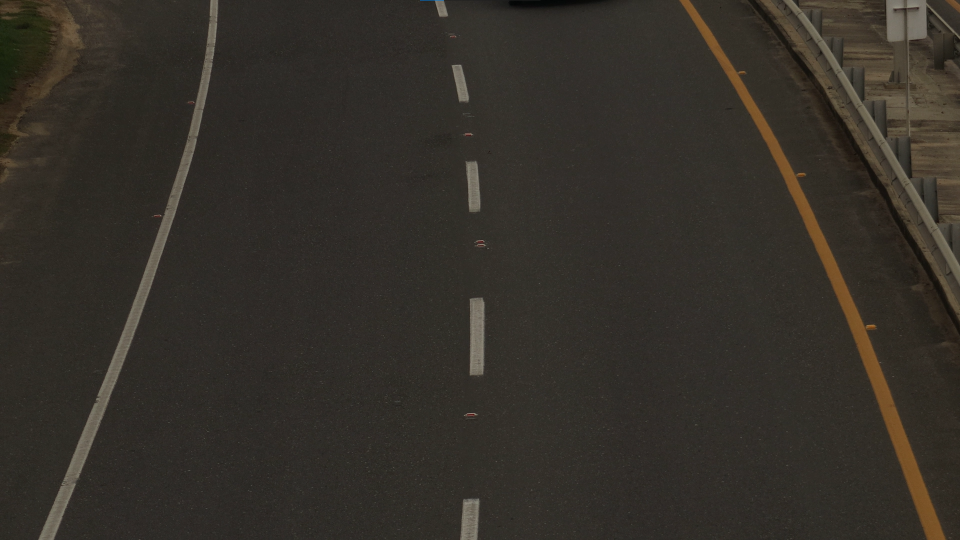
#> input picture highway.png, 1920 x 1080 px (shown at 1/2 size)
$ python -i lane_detection.py   (imports and definitions only)
#> lines starting #> are read from the running program, lines starting #| are printed output that depends on the picture; after the words box and inside, x2 and y2 are one past the last pixel; in counts of white or black regions, pixels touching at a corner belong together
#> further down, picture is the input picture: shape (1080, 1920, 3); mean B, G, R 41, 47.8, 52.2
import cv2
import numpy as np
import torch
from scipy.interpolate import splprep, splev

# Cargar el modelo preentrenado de YOLOv5 para la detección de vehículos
# [1 line not run here, left out]

# Función para calcular la pendiente de una línea
def calcular_pendiente(x1, y1, x2, y2):
    return (y2 - y1) / (x2 - x1) if (x2 - x1) != 0 else float('inf')

# Función para calcular el punto medio entre dos puntos
def punto_medio(p1, p2):
    return [(p1[0] + p2[0]) // 2, (p1[1] + p2[1]) // 2]

# Función para aplicar Canny Edge y ROI
def aplicar_canny_y_roi(frame):
    # Convertir a escala de grises
    gray = cv2.cvtColor(frame, cv2.COLOR_BGR2GRAY)
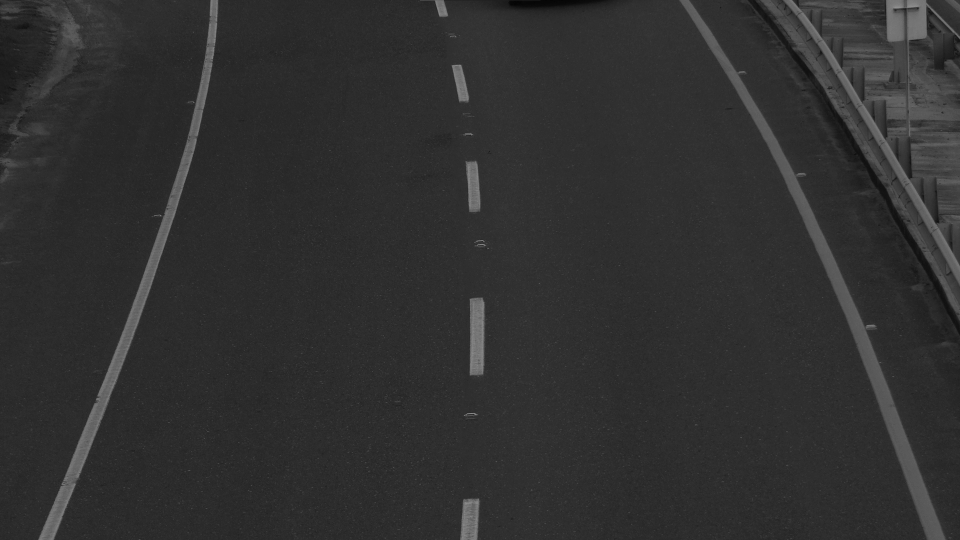
#> gray: shape (1080, 1920) (shown at 1/2 size); min 4, max 153, mean 48.4

    # Aplicar desenfoque Gaussiano
    blur = cv2.GaussianBlur(gray, (5, 5), 0)

    # Detectar bordes usando Canny
    edges = cv2.Canny(blur, 50, 150)
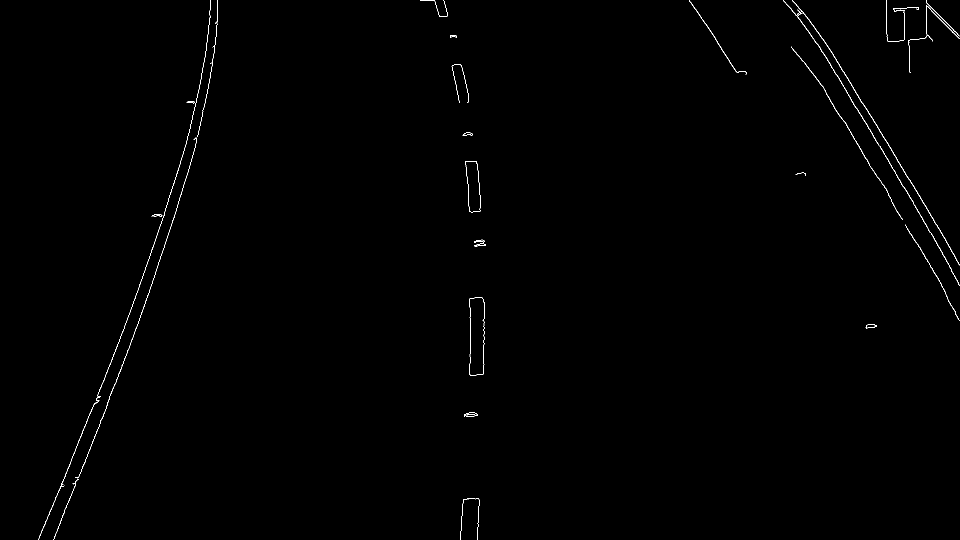
#> edges: shape (1080, 1920) (shown at 1/2 size); 0.37% white in thin lines or dots

    # Definir una región de interés (ROI)
    height = frame.shape[0]
#> height = 1080
    polygons = np.array([[(0, height), (frame.shape[1], height), (frame.shape[1] // 2, int(height * 0.6))]])
#> polygons = [[0, 1080], [1920, 1080], [960, 648]]
    mask = np.zeros_like(edges)
    cv2.fillPoly(mask, polygons, 255)
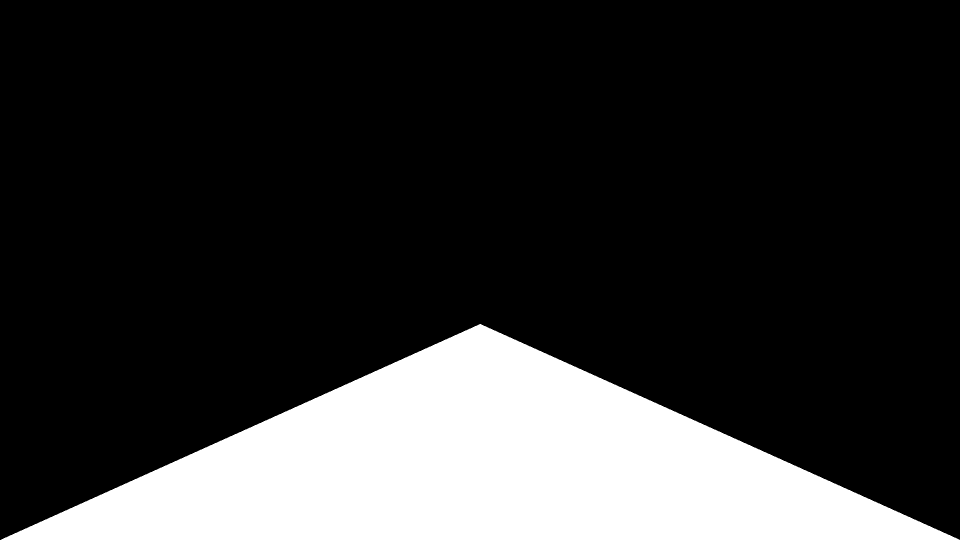
#> mask: shape (1080, 1920) (shown at 1/2 size); 20% white; 1 white region, box (x1, y1, x2, y2) and area: (2, 648, 1919, 1080) 414815

    # Aplicar la máscara a la imagen de bordes
    masked_edges = cv2.bitwise_and(edges, mask)
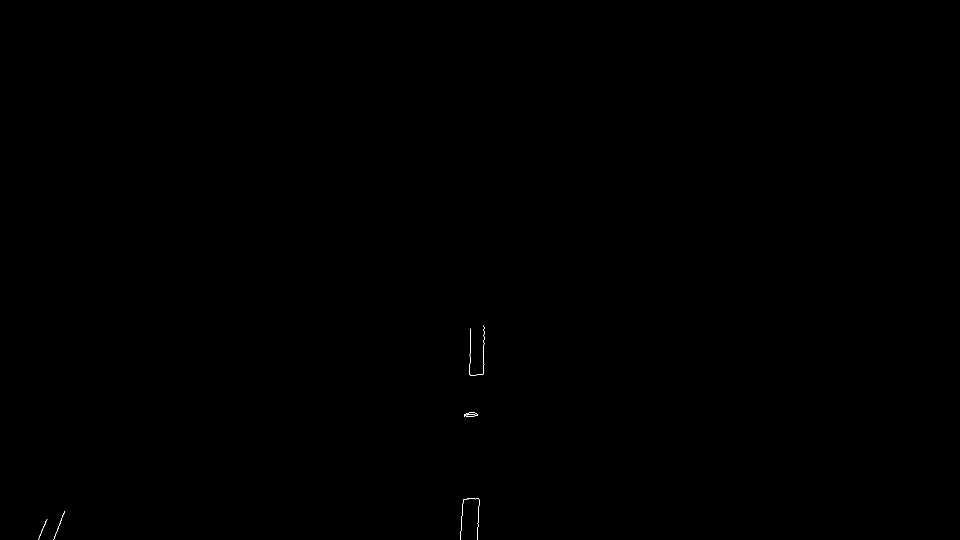
#> masked_edges: shape (1080, 1920) (shown at 1/2 size); 0.03% white in thin lines or dots, all inside (x1, y1, x2, y2) = (77, 651, 969, 1080)
    return masked_edges

# Función para procesar cada frame
# [64 lines left out: function procesar_frame, not called in this run]

# Cargar el video
# [5 lines not run here, left out]

# Obtener las dimensiones del video
# [1 line that did not run here, left out]
# [1 line that did not run here, left out]
# [1 line that did not run here, left out]

# [20 lines not run here, left out]

>>> import cv2
>>> picture = cv2.imread('highway.png')
>>> result = aplicar_canny_y_roi(picture)
